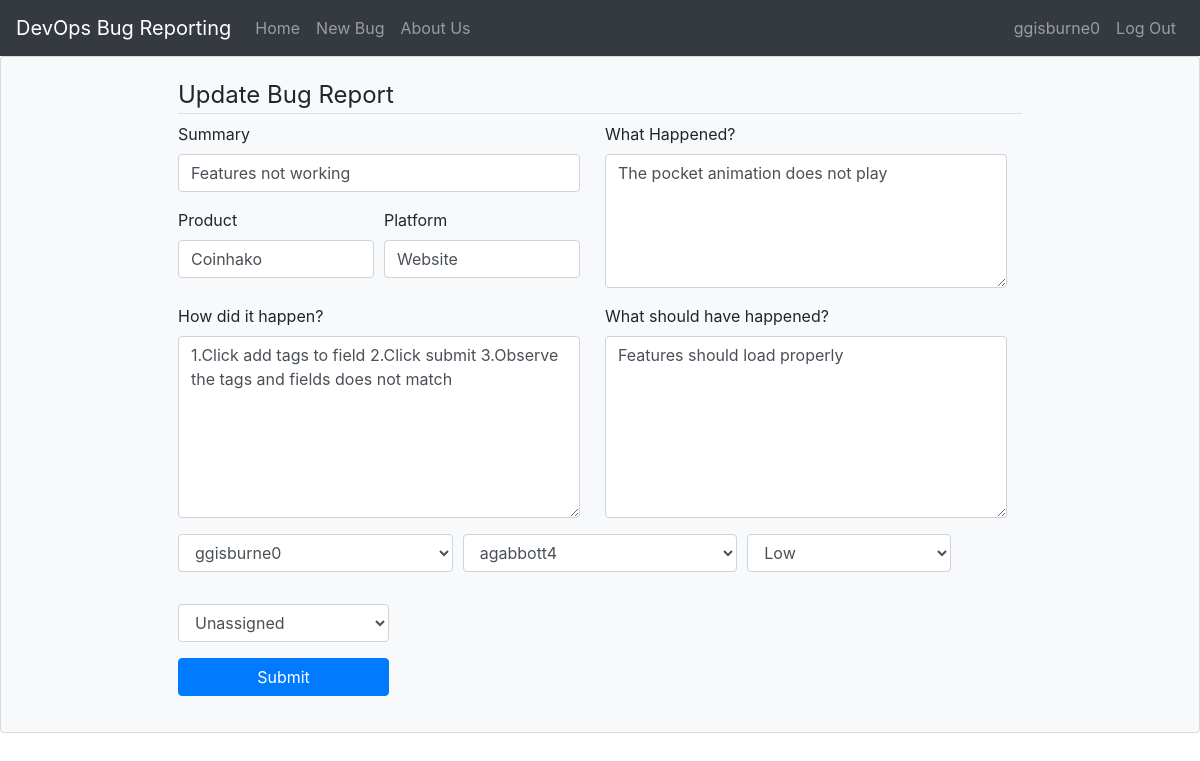
The page /bug/1/update (signed in) on the database its author committed.
### devops/models.py (models this page shows, shortened)
class User(db.Model, UserMixin):
    id = db.Column(db.Integer, primary_key=True)
    username = db.Column(db.String(20), unique=True, nullable=False)
    email = db.Column(db.String(120), unique=True, nullable=False)
    password = db.Column(db.String(60), nullable=False)
    role = db.Column(db.String(20), nullable=False)
    bugs = db.relationship('Bug', primaryjoin="User.id==Bug.user_id", backref="author")
    assigned_to = db.relationship('Bug', primaryjoin="User.id==Bug.developer_id", backref="assigned_to")
    reviewed_by = db.relationship('Bug', primaryjoin="User.id==Bug.reviewer_id", backref="reviewed_by")

class Bug(db.Model):
    id = db.Column(db.Integer, primary_key=True)
    summary = db.Column(db.String(200), nullable=False)
    date_posted = db.Column(db.DateTime, nullable=False, default=local_time(datetime.utcnow()))
    product = db.Column(db.String(50), nullable=False)
    platform = db.Column(db.String(50), nullable=False)
    whatHappen = db.Column(db.Text, nullable=False)
    howHappen = db.Column(db.Text, nullable=False)
    shouldHappen = db.Column(db.Text, nullable=False)
    status = db.Column(db.String(20), nullable=False)
    priority = db.Column(db.String(10), nullable=False)
    user_id = db.Column(db.Integer, db.ForeignKey('user.id'), nullable=False)
    developer_id = db.Column(db.Integer, db.ForeignKey('user.id'), nullable=True)
    reviewer_id = db.Column(db.Integer, db.ForeignKey('user.id'), nullable=True)
    user = db.relationship("User", foreign_keys=[user_id])
    developer = db.relationship("User", foreign_keys=[developer_id])
    reviewer = db.relationship("User", foreign_keys=[reviewer_id])
    comments = db.relationship('Comment', primaryjoin="Bug.id==Comment.bug_id", backref="Comment")

### devops/routes.py (the view)
@app.route("/bug/<int:bug_id>/update", methods=['GET', 'POST'])
@login_required
def update_bug(bug_id):
    avail_developer_list = User.query.filter_by(role='Developer').all()
    avail_reviewer_list = User.query.filter_by(role='Reviewer').all()
    developer_list = [(i.id, i.username) for i in avail_developer_list]
    reviewer_list = [(i.id, i.username) for i in avail_reviewer_list]
    bug = Bug.query.get_or_404(bug_id)
    if current_user.role == 'Reporter':
        abort(403)
    form = UpdateForm()
    form.assigned_to.choices = developer_list
    form.reviewed_by.choices = reviewer_list
    if form.validate_on_submit():
        bug.summary = form.summary.data
        bug.product = form.product.data
        bug.platform = form.platform.data
        bug.whatHappen = form.whatHappen.data
        bug.howHappen = form.howHappen.data
        bug.shouldHappen = form.shouldHappen.data
        bug.developer_id = form.assigned_to.data
        bug.reviewer_id = form.reviewed_by.data
        bug.priority = form.priority.data
        bug.status = form.status.data
        db.session.commit()
        flash('Bug report has been updated!', 'success')
        return redirect(url_for('bug', bug_id=bug.id))
    elif request.method == 'GET':
        form.summary.data = bug.summary
        form.product.data = bug.product
        form.platform.data = bug.platform
        form.whatHappen.data = bug.whatHappen
        form.howHappen.data = bug.howHappen
        form.shouldHappen.data = bug.shouldHappen
    return render_template("content/update.html", title='Update Bug Report', form=form,
        legend='Update Bug Report')

### devops/forms.py
class UpdateForm(FlaskForm):
   summary = StringField('Summary', validators=[DataRequired()])
   product = StringField('Product', validators=[DataRequired()])
   platform = StringField('Platform', validators=[DataRequired()])
   whatHappen = TextAreaField('What Happened?', validators=[DataRequired()])
   howHappen = TextAreaField('How did it happen?', validators=[DataRequired()])
   shouldHappen = TextAreaField('What should have happened?', validators=[DataRequired()])
   status = SelectField(u'Status', choices=[('Unassigned'),('Work in progress'),('Pending for review'),('Done')], default='Unassigned')
   priority = SelectField(u'Priority', choices=[('Low'), ('High')], default='Low')
   assigned_to = SelectField('Assigned to', coerce=int, validators=[InputRequired()])
   reviewed_by = SelectField('Reviewed by', coerce=int, validators=[InputRequired()])
   submit = SubmitField('Submit')

### devops/models.py (called while the page is built)
@login_manager.user_loader
def load_user(user_id):
   return User.query.get(int(user_id))

### devops/templates/content/update.html (shortened to what this page needs)
{% extends "layout.html" %}
{% block content %}
    <div class="card bg-light">
        <article class="card-body mx-auto">
        <form method="POST" action="">
            <fieldset class="form-group">
                <legend class="border-bottom md-4">{{ legend }}</legend>
                <div class="form-row">
                    <div class="col-md-6" style="padding-right:20px;">
                        <div class="form-group">
                        {{ form.summary.label(class="form-control-label") }}
                        {% if form.summary.errors %}
                            {{ form.summary(class="form-control form-control-lg is-invalid") }}
                            <div class="invalid-feedback">
                                {% for error in form.summary.errors %}
                                    <span>{{ error }}</span>
                                {% endfor %}
                            </div>
                        {% else %}
                            {{ form.summary(class="form-control") }}
                        {% endif %}
                        </div>
                        <div class="form-row">
                            <div class="form-group col-md-6">
                                {{ form.product.label(class="form-control-label") }}
                                {% if form.product.errors %}
                                    {{ form.product(class="form-control is-invalid") }}
                                    <div class="invalid-feedback">
                                        {% for error in form.product.errors %}
                                            <span>{{ error }}</span>
                                        {% endfor %}
                                    </div>
                                {% else %}
                                    {{ form.product(class="form-control") }}
                                {% endif %}
                            </div>
                            <div class="form-group col-md-6">
                                {{ form.platform.label(class="form-control-label") }}
                                {% if form.platform.errors %}
                                    {{ form.platform(class="form-control is-invalid") }}
                                    <div class="invalid-feedback">
                                        {% for error in form.platform.errors %}
                                            <span>{{ error }}</span>
                                        {% endfor %}
                                    </div>
                                {% else %}
                                    {{ form.platform(class="form-control") }}
                                {% endif %}
                            </div>
                        </div>
                    </div>
                    <div class="form-group col-md-6" style="padding-right:20px;">
                        {{ form.whatHappen.label(class="form-control-label") }}
                        {% if form.whatHappen.errors %}
                            {{ form.whatHappen(class="form-control is-invalid") }}
                            <div class="invalid-feedback">
                                {% for error in form.whatHappen.errors %}
                                    <span>{{ error }}</span>
                                {% endfor %}
                            </div>
                        {% else %}
                            {{ form.whatHappen(class="form-control", rows="5") }}
                        {% endif %}
                    </div>
                </div>
                <div class="form-row">
                    <div class="form-group col-md-6" style="padding-right:20px;">
                        {{ form.howHappen.label(class="form-control-label") }}
                        {% if form.howHappen.errors %}
                            {{ form.howHappen(class="form-control is-invalid") }}
                            <div class="invalid-feedback">
                                {% for error in form.howHappen.errors %}
                                    <span>{{ error }}</span>
                                {% endfor %}
                            </div>
                        {% else %}
                            {{ form.howHappen(class="form-control", rows="7") }}
                        {% endif %}
                    </div>
                    <div class="form-group col-md-6" style="padding-right:20px;">
                        {{ form.shouldHappen.label(class="form-control-label") }}
                        {% if form.shouldHappen.errors %}
                            {{ form.shouldHappen(class="form-control is-invalid") }}
                            <div class="invalid-feedback">
                                {% for error in form.shouldHappen.errors %}
                                    <span>{{ error }}</span>
                                {% endfor %}
                            </div>
                        {% else %}
                            {{ form.shouldHappen(class="form-control", rows="7") }}
                        {% endif %}
                    </div>
                </div>
                <div class="form-row">
                    <div class="form-group col-md-4">
                        {{ form.assigned_to(class="form-control") }}
                    </div>
                    <div class="form-group col-md-4">
                        {{ form.reviewed_by(class="form-control") }}
                    </div>
                    <div class="form-group col-md-3">
                        {{ form.priority(class="form-control") }}
                    </div>
                </div>
            </fieldset>
            <div class="form-group w-25">
                {{ form.status(class="form-control") }}
            </div>
            <div class="form-group w-25">
                {{ form.submit(class="btn btn-primary btn-block") }}
            </div>
        </form>
        </article>
    </div>
{% endblock content %}

### devops/templates/layout.html (shortened to what this page needs)
<!DOCTYPE html>
<html>
<head>
    <link rel="stylesheet" type="text/css" href="{{ url_for('static', filename='css/bootstrap.min.css') }}">
    <link rel="stylesheet" href="https://cdnjs.cloudflare.com/ajax/libs/font-awesome/4.7.0/css/font-awesome.min.css">
    <link rel="stylesheet" href="https://cdn.datatables.net/1.10.22/js/dataTables.bootstrap4.min.js">
    <link rel="stylesheet" href="https://cdn.datatables.net/1.10.22/css/dataTables.bootstrap4.min.css">
</head>
<body>
  <header class="site-header">
    <nav class="navbar navbar-expand-md navbar-dark bg-dark">
        <a class="navbar-brand" href="/">DevOps Bug Reporting</a>
        <div class="collapse navbar-collapse" id="navbarsExample02">
          <div class="navbar-nav mr-auto">
            <a class="nav-item nav-link" href="{{ url_for('home') }}">Home</a>
            <a class="nav-item nav-link" href="{{ url_for('newbug') }}">New Bug</a>
            <a class="nav-item nav-link" href="{{ url_for('aboutus') }}">About Us</a>
          </div>
          <div class="navbar-nav">
            {% if current_user.is_authenticated %}
            <a class="nav-item nav-link" href="#">{{ current_user.username }}</a>
            <a class="nav-item nav-link" href="{{ url_for('logout') }}">Log Out</a>
            {% else %}
            <a class="nav-item nav-link" href="{{ url_for('register') }}">Register</a>
            <a class="nav-item nav-link" href="{{ url_for('login') }}">Log In</a>
            {% endif %}
          </div>
        </div>
    </nav>
  </header>
  <main role="main">
    {% block content %}{% endblock %}
  </main>
</body>
</html>

### rows shown on the page
User: username "ggisburne0"
Bug: summary "Features not working", product "Coinhako", platform "Website", whatHappen "The pocket animation does not play", howHappen "1.Click add tags to field 2.Click submit 3.Observe the tags and fields does not match", shouldHappen "Features should load properly", priority "Low", status "Unassigned"

### other values the page prints
{{ legend }} "Update Bug Report"
